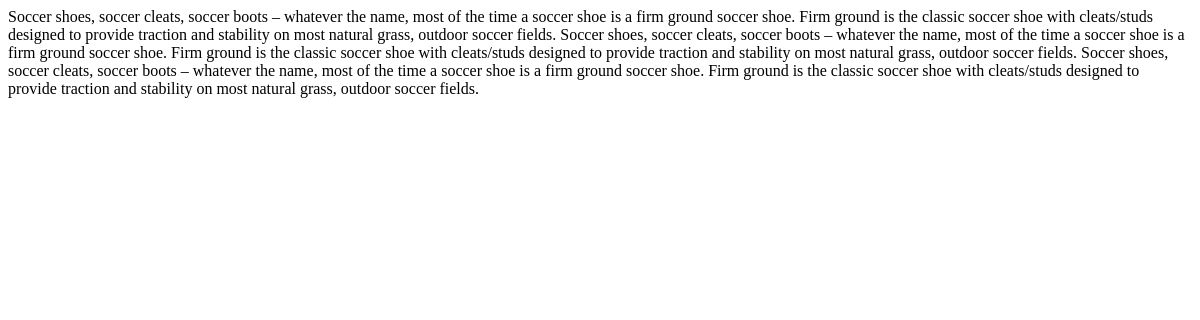
/categories/Soccer/Soccer Cleats, run on an earlier commit of the app's database.
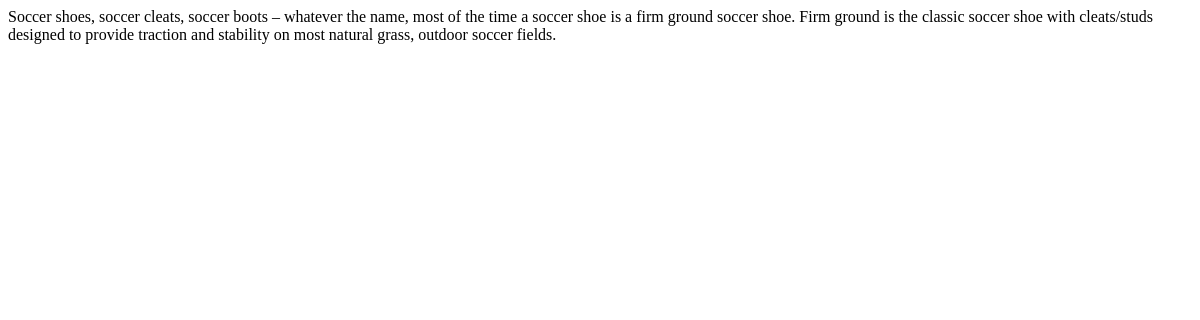
And on a later commit of the database.
### database_setup.py (models this page shows, shortened)
class Item(Base): # define the Item table
    __tablename__ = 'item'
    id = Column(Integer, primary_key=True)
    name = Column(String(250), nullable=False)
    description  = Column(String(250), nullable=False)
    category_id = Column(Integer, ForeignKey('category.id'))
    category = relationship(Category)

### application.py (the view)
@app.route('/categories/<selected_category>/<selected_item>')
def showDescription(selected_category,selected_item):
	items = session.query(Item).filter_by(name=selected_item).all()
	return render_template('itemDescription.html', items=items)

### templates/itemDescription.html (shortened to what this page needs)
<!DOCTYPE html>
<html>
<head>
</head>
<body>
	{% for item in items %}
		{{item.description}}
	{% endfor %}
</body>
</html>

What changed in the data, as far as the page shows it:
no longer on this page (row edited): Item: description "Soccer shoes, soccer cleats, soccer boots – whatever the name, most of the time a soccer shoe is a firm ground soccer shoe. Firm ground is the classic soccer shoe with cleats/studs designed to provide traction and stability on most natural grass, outdoor soccer fields."
removed Item: description "Soccer shoes, soccer cleats, soccer boots – whatever the name, most of the time a soccer shoe is a firm ground soccer shoe. Firm ground is the classic soccer shoe with cleats/studs designed to provide traction and stability on most natural grass, outdoor soccer fields."
